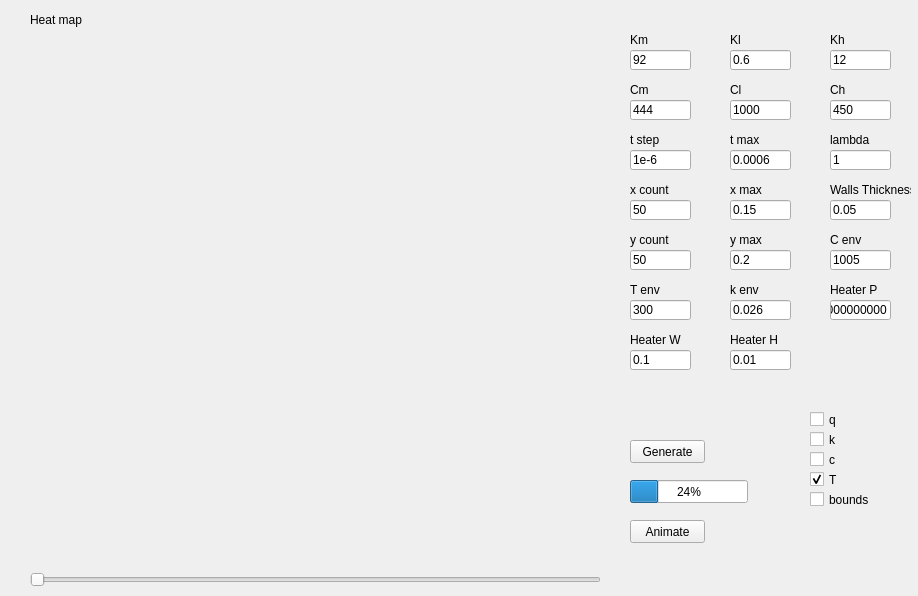
<?xml version="1.0" encoding="UTF-8"?>
<ui version="4.0">
 <class>MainWindow</class>
 <widget class="QMainWindow" name="MainWindow">
  <property name="geometry">
   <rect>
    <x>0</x>
    <y>0</y>
    <width>918</width>
    <height>596</height>
   </rect>
  </property>
  <property name="windowTitle">
   <string>Gauss Noise Filter</string>
  </property>
  <widget class="QWidget" name="centralWidget">
   <widget class="QCustomPlot" name="heatPlot" native="true">
    <property name="geometry">
     <rect>
      <x>30</x>
      <y>30</y>
      <width>571</width>
      <height>531</height>
     </rect>
    </property>
   </widget>
   <widget class="QLabel" name="label_10">
    <property name="geometry">
     <rect>
      <x>630</x>
      <y>30</y>
      <width>51</width>
      <height>20</height>
     </rect>
    </property>
    <property name="text">
     <string>Km</string>
    </property>
   </widget>
   <widget class="QPushButton" name="genButton">
    <property name="geometry">
     <rect>
      <x>630</x>
      <y>440</y>
      <width>75</width>
      <height>23</height>
     </rect>
    </property>
    <property name="text">
     <string>Generate</string>
    </property>
   </widget>
   <widget class="QLabel" name="label_11">
    <property name="geometry">
     <rect>
      <x>30</x>
      <y>10</y>
      <width>71</width>
      <height>20</height>
     </rect>
    </property>
    <property name="text">
     <string>Heat map</string>
    </property>
   </widget>
   <widget class="QLineEdit" name="kmEdit">
    <property name="geometry">
     <rect>
      <x>630</x>
      <y>50</y>
      <width>61</width>
      <height>20</height>
     </rect>
    </property>
    <property name="text">
     <string>92</string>
    </property>
   </widget>
   <widget class="QLineEdit" name="lambdaEdit">
    <property name="geometry">
     <rect>
      <x>830</x>
      <y>150</y>
      <width>61</width>
      <height>20</height>
     </rect>
    </property>
    <property name="text">
     <string>1</string>
    </property>
   </widget>
   <widget class="QLabel" name="label_12">
    <property name="geometry">
     <rect>
      <x>830</x>
      <y>130</y>
      <width>51</width>
      <height>20</height>
     </rect>
    </property>
    <property name="text">
     <string>lambda</string>
    </property>
   </widget>
   <widget class="QPushButton" name="animateButton">
    <property name="geometry">
     <rect>
      <x>630</x>
      <y>520</y>
      <width>75</width>
      <height>23</height>
     </rect>
    </property>
    <property name="text">
     <string>Animate</string>
    </property>
   </widget>
   <widget class="QLineEdit" name="xMaxEdit">
    <property name="geometry">
     <rect>
      <x>730</x>
      <y>200</y>
      <width>61</width>
      <height>20</height>
     </rect>
    </property>
    <property name="text">
     <string>0.15</string>
    </property>
   </widget>
   <widget class="QLabel" name="label_18">
    <property name="geometry">
     <rect>
      <x>730</x>
      <y>180</y>
      <width>51</width>
      <height>20</height>
     </rect>
    </property>
    <property name="text">
     <string>x max</string>
    </property>
   </widget>
   <widget class="QLineEdit" name="tStepEdit">
    <property name="geometry">
     <rect>
      <x>630</x>
      <y>150</y>
      <width>61</width>
      <height>20</height>
     </rect>
    </property>
    <property name="text">
     <string>1e-6</string>
    </property>
   </widget>
   <widget class="QLineEdit" name="tMaxEdit">
    <property name="geometry">
     <rect>
      <x>730</x>
      <y>150</y>
      <width>61</width>
      <height>20</height>
     </rect>
    </property>
    <property name="text">
     <string>0.0006</string>
    </property>
   </widget>
   <widget class="QLabel" name="label_19">
    <property name="geometry">
     <rect>
      <x>730</x>
      <y>130</y>
      <width>51</width>
      <height>20</height>
     </rect>
    </property>
    <property name="text">
     <string>t max</string>
    </property>
   </widget>
   <widget class="QLabel" name="label_20">
    <property name="geometry">
     <rect>
      <x>630</x>
      <y>130</y>
      <width>51</width>
      <height>20</height>
     </rect>
    </property>
    <property name="text">
     <string>t step</string>
    </property>
   </widget>
   <widget class="QLineEdit" name="xCountEdit">
    <property name="geometry">
     <rect>
      <x>630</x>
      <y>200</y>
      <width>61</width>
      <height>20</height>
     </rect>
    </property>
    <property name="text">
     <string>50</string>
    </property>
   </widget>
   <widget class="QLabel" name="label_22">
    <property name="geometry">
     <rect>
      <x>630</x>
      <y>180</y>
      <width>51</width>
      <height>20</height>
     </rect>
    </property>
    <property name="text">
     <string>x count</string>
    </property>
   </widget>
   <widget class="QLineEdit" name="yMaxEdit">
    <property name="geometry">
     <rect>
      <x>730</x>
      <y>250</y>
      <width>61</width>
      <height>20</height>
     </rect>
    </property>
    <property name="text">
     <string>0.2</string>
    </property>
   </widget>
   <widget class="QLineEdit" name="yCountEdit">
    <property name="geometry">
     <rect>
      <x>630</x>
      <y>250</y>
      <width>61</width>
      <height>20</height>
     </rect>
    </property>
    <property name="text">
     <string>50</string>
    </property>
   </widget>
   <widget class="QLabel" name="label_21">
    <property name="geometry">
     <rect>
      <x>730</x>
      <y>230</y>
      <width>51</width>
      <height>20</height>
     </rect>
    </property>
    <property name="text">
     <string>y max</string>
    </property>
   </widget>
   <widget class="QLabel" name="label_23">
    <property name="geometry">
     <rect>
      <x>630</x>
      <y>230</y>
      <width>51</width>
      <height>20</height>
     </rect>
    </property>
    <property name="text">
     <string>y count</string>
    </property>
   </widget>
   <widget class="QLineEdit" name="tEnvEdit">
    <property name="geometry">
     <rect>
      <x>630</x>
      <y>300</y>
      <width>61</width>
      <height>20</height>
     </rect>
    </property>
    <property name="text">
     <string>300</string>
    </property>
   </widget>
   <widget class="QLabel" name="label_24">
    <property name="geometry">
     <rect>
      <x>630</x>
      <y>280</y>
      <width>51</width>
      <height>20</height>
     </rect>
    </property>
    <property name="text">
     <string>T env</string>
    </property>
   </widget>
   <widget class="QLineEdit" name="heaterWEdit">
    <property name="geometry">
     <rect>
      <x>630</x>
      <y>350</y>
      <width>61</width>
      <height>20</height>
     </rect>
    </property>
    <property name="text">
     <string>0.1</string>
    </property>
   </widget>
   <widget class="QLabel" name="label_26">
    <property name="geometry">
     <rect>
      <x>630</x>
      <y>330</y>
      <width>51</width>
      <height>20</height>
     </rect>
    </property>
    <property name="text">
     <string>Heater W</string>
    </property>
   </widget>
   <widget class="QLineEdit" name="heaterHEdit">
    <property name="geometry">
     <rect>
      <x>730</x>
      <y>350</y>
      <width>61</width>
      <height>20</height>
     </rect>
    </property>
    <property name="text">
     <string>0.01</string>
    </property>
   </widget>
   <widget class="QLabel" name="label_27">
    <property name="geometry">
     <rect>
      <x>730</x>
      <y>330</y>
      <width>51</width>
      <height>20</height>
     </rect>
    </property>
    <property name="text">
     <string>Heater H</string>
    </property>
   </widget>
   <widget class="QLineEdit" name="heaterPEdit">
    <property name="geometry">
     <rect>
      <x>830</x>
      <y>300</y>
      <width>61</width>
      <height>20</height>
     </rect>
    </property>
    <property name="text">
     <string>1000000000</string>
    </property>
   </widget>
   <widget class="QLabel" name="label_28">
    <property name="geometry">
     <rect>
      <x>830</x>
      <y>280</y>
      <width>51</width>
      <height>20</height>
     </rect>
    </property>
    <property name="text">
     <string>Heater P</string>
    </property>
   </widget>
   <widget class="QProgressBar" name="progressBar">
    <property name="geometry">
     <rect>
      <x>630</x>
      <y>480</y>
      <width>118</width>
      <height>23</height>
     </rect>
    </property>
    <property name="value">
     <number>24</number>
    </property>
   </widget>
   <widget class="QLabel" name="label_29">
    <property name="geometry">
     <rect>
      <x>830</x>
      <y>180</y>
      <width>81</width>
      <height>20</height>
     </rect>
    </property>
    <property name="text">
     <string>Walls Thickness</string>
    </property>
   </widget>
   <widget class="QLineEdit" name="wallWidthEdit">
    <property name="geometry">
     <rect>
      <x>830</x>
      <y>200</y>
      <width>61</width>
      <height>20</height>
     </rect>
    </property>
    <property name="text">
     <string>0.05</string>
    </property>
   </widget>
   <widget class="QLabel" name="label_13">
    <property name="geometry">
     <rect>
      <x>730</x>
      <y>30</y>
      <width>51</width>
      <height>20</height>
     </rect>
    </property>
    <property name="text">
     <string>Kl</string>
    </property>
   </widget>
   <widget class="QLineEdit" name="klEdit">
    <property name="geometry">
     <rect>
      <x>730</x>
      <y>50</y>
      <width>61</width>
      <height>20</height>
     </rect>
    </property>
    <property name="text">
     <string>0.6</string>
    </property>
   </widget>
   <widget class="QSlider" name="timeSlider">
    <property name="geometry">
     <rect>
      <x>30</x>
      <y>570</y>
      <width>571</width>
      <height>20</height>
     </rect>
    </property>
    <property name="orientation">
     <enum>Qt::Horizontal</enum>
    </property>
   </widget>
   <widget class="QLabel" name="label_30">
    <property name="geometry">
     <rect>
      <x>730</x>
      <y>280</y>
      <width>51</width>
      <height>20</height>
     </rect>
    </property>
    <property name="text">
     <string>k env</string>
    </property>
   </widget>
   <widget class="QLineEdit" name="kEnvEdit">
    <property name="geometry">
     <rect>
      <x>730</x>
      <y>300</y>
      <width>61</width>
      <height>20</height>
     </rect>
    </property>
    <property name="text">
     <string>0.026</string>
    </property>
   </widget>
   <widget class="QLabel" name="label_14">
    <property name="geometry">
     <rect>
      <x>830</x>
      <y>30</y>
      <width>51</width>
      <height>20</height>
     </rect>
    </property>
    <property name="text">
     <string>Kh</string>
    </property>
   </widget>
   <widget class="QLineEdit" name="khEdit">
    <property name="geometry">
     <rect>
      <x>830</x>
      <y>50</y>
      <width>61</width>
      <height>20</height>
     </rect>
    </property>
    <property name="text">
     <string>12</string>
    </property>
   </widget>
   <widget class="QLabel" name="label_15">
    <property name="geometry">
     <rect>
      <x>630</x>
      <y>80</y>
      <width>51</width>
      <height>20</height>
     </rect>
    </property>
    <property name="text">
     <string>Cm</string>
    </property>
   </widget>
   <widget class="QLabel" name="label_16">
    <property name="geometry">
     <rect>
      <x>730</x>
      <y>80</y>
      <width>51</width>
      <height>20</height>
     </rect>
    </property>
    <property name="text">
     <string>Cl</string>
    </property>
   </widget>
   <widget class="QLineEdit" name="cmEdit">
    <property name="geometry">
     <rect>
      <x>630</x>
      <y>100</y>
      <width>61</width>
      <height>20</height>
     </rect>
    </property>
    <property name="text">
     <string>444</string>
    </property>
   </widget>
   <widget class="QLabel" name="label_17">
    <property name="geometry">
     <rect>
      <x>830</x>
      <y>80</y>
      <width>51</width>
      <height>20</height>
     </rect>
    </property>
    <property name="text">
     <string>Ch</string>
    </property>
   </widget>
   <widget class="QLineEdit" name="clEdit">
    <property name="geometry">
     <rect>
      <x>730</x>
      <y>100</y>
      <width>61</width>
      <height>20</height>
     </rect>
    </property>
    <property name="text">
     <string>1000</string>
    </property>
   </widget>
   <widget class="QLineEdit" name="chEdit">
    <property name="geometry">
     <rect>
      <x>830</x>
      <y>100</y>
      <width>61</width>
      <height>20</height>
     </rect>
    </property>
    <property name="text">
     <string>450</string>
    </property>
   </widget>
   <widget class="QLabel" name="label_32">
    <property name="geometry">
     <rect>
      <x>830</x>
      <y>230</y>
      <width>51</width>
      <height>20</height>
     </rect>
    </property>
    <property name="text">
     <string>C env</string>
    </property>
   </widget>
   <widget class="QLineEdit" name="cEnvEdit">
    <property name="geometry">
     <rect>
      <x>830</x>
      <y>250</y>
      <width>61</width>
      <height>20</height>
     </rect>
    </property>
    <property name="text">
     <string>1005</string>
    </property>
   </widget>
   <widget class="QCheckBox" name="qBox">
    <property name="geometry">
     <rect>
      <x>810</x>
      <y>410</y>
      <width>72</width>
      <height>19</height>
     </rect>
    </property>
    <property name="text">
     <string>q</string>
    </property>
   </widget>
   <widget class="QCheckBox" name="kBox">
    <property name="geometry">
     <rect>
      <x>810</x>
      <y>430</y>
      <width>72</width>
      <height>19</height>
     </rect>
    </property>
    <property name="text">
     <string>k</string>
    </property>
    <property name="tristate">
     <bool>false</bool>
    </property>
   </widget>
   <widget class="QCheckBox" name="cBox">
    <property name="geometry">
     <rect>
      <x>810</x>
      <y>450</y>
      <width>72</width>
      <height>19</height>
     </rect>
    </property>
    <property name="text">
     <string>c</string>
    </property>
   </widget>
   <widget class="QCheckBox" name="tempBox">
    <property name="geometry">
     <rect>
      <x>810</x>
      <y>470</y>
      <width>72</width>
      <height>19</height>
     </rect>
    </property>
    <property name="text">
     <string>T</string>
    </property>
    <property name="checked">
     <bool>true</bool>
    </property>
   </widget>
   <widget class="QCheckBox" name="boundsBox">
    <property name="geometry">
     <rect>
      <x>810</x>
      <y>490</y>
      <width>72</width>
      <height>19</height>
     </rect>
    </property>
    <property name="text">
     <string>bounds</string>
    </property>
   </widget>
  </widget>
 </widget>
 <layoutdefault spacing="6" margin="11"/>
 <customwidgets>
  <customwidget>
   <class>QCustomPlot</class>
   <extends>QWidget</extends>
   <header>qcustomplot.h</header>
   <container>1</container>
  </customwidget>
 </customwidgets>
 <resources/>
 <connections/>
</ui>
